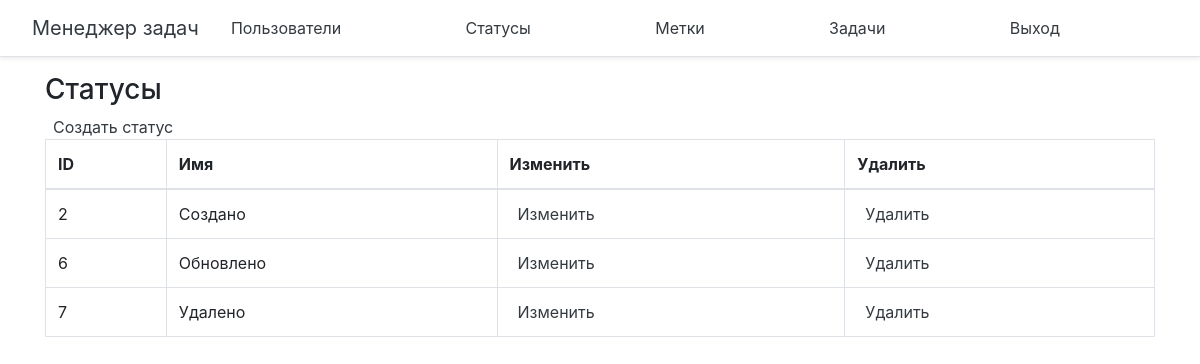
The page /statuses/ (signed in) on the database its author committed.
### app/models.py (models this page shows, shortened)
class Status(models.Model):
    name = models.CharField(_('status name'), max_length=30)

### app/views.py (the view)
# urls.py: path('statuses/', StatusList.as_view(), name='statuses'),
class StatusList(LoginRequiredMixin, ListView):
    model = Status
    template_name = 'statuses/statuses.html'
    context_object_name = 'statuses'

### task_manager/templates/statuses/statuses.html (shortened to what this page needs)
{% extends 'base.html' %}
{% load bootstrap4 %}
{% load i18n %}
{% block content %}
<h3>{% trans "statuses" %}</h3>
<div>
  <td>
    <a class="p-2 text-dark" href="{% url 'create_stat'%}">{% trans "create status" %}</a>
  </td>
  <table class='table table-hover table-bordered'>
    <thead>
    <tr>
      <th scope="col">ID</th>
      <th scope="col">{% trans 'status name' %}</th>
      <th scope="col">{% trans 'edit' %}</th>
      <th scope="col">{% trans 'delete' %}</th>
    </tr>
    </thead>
    <tbody>
    {% for status in statuses %}
      <tr>
        <td>{{status.id}}</td>
        <td>{{status.name}}</td>
        <td>
           <a class="p-2 text-dark" href="{% url 'update_stat' status.id %}">{% trans "edit" %}</a>
        </td>
        <td>
           <a class="p-2 text-dark" href="{% url 'delete_stat' status.id %}">{% trans "delete" %}</a>
        </td>
      </tr>
    {% endfor %}
    </tbody>
  </table>
</div>
{% endblock %}

### rows shown on the page
Status: id "2", name "Создано"
Status: id "6", name "Обновлено"
Status: id "7", name "Удалено"
